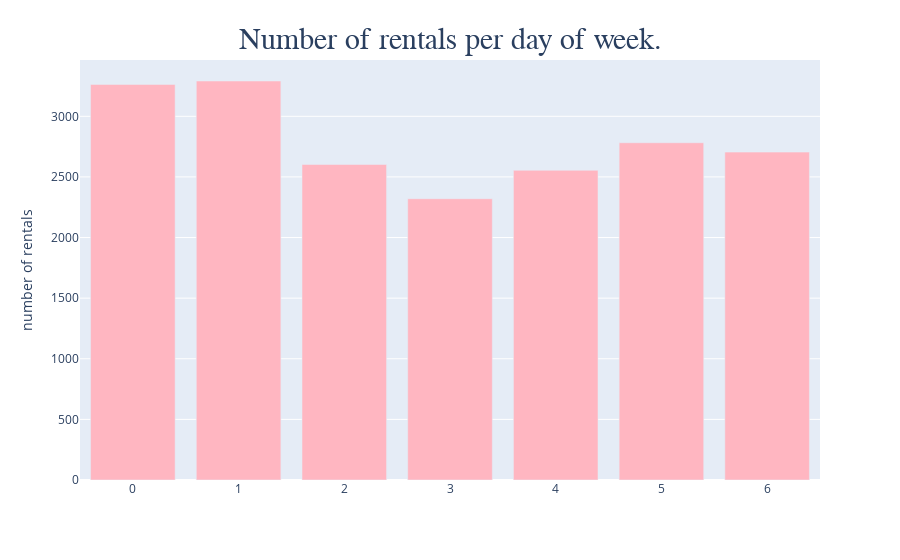

Notebook code for this chart:
### Code cell
fig = px.bar(rent_num_per_day, x=rent_num_per_day.index, y='num_per_day')
fig.update_layout(
    title={
        'text': "Number of rentals per day of week.",
         'font': {
              'family': 'Calibri',
              'size': 30
        },
        'y':0.95,
        'x':0.5,
        'xanchor': 'center',
        'yanchor': 'top'})
fig.update_traces(marker_color='lightpink')
fig.update_yaxes(
    title_text = 'number of rentals',
    )
fig.update_xaxes(
    title_text = None
    )
fig.show()

### Figure 1 — Plotly figure (JSON) as saved in the notebook; plotly's stock layout.template omitted (floating-point values rounded to 4 significant figures)
{"data": [{"alignmentgroup": "True", "hoverlabel": {"namelength": 0}, "hovertemplate": "x=%{x}<br>num_per_day=%{y}", "legendgroup": "", "marker": {"color": "lightpink"}, "name": "", "offsetgroup": "", "orientation": "v", "showlegend": false, "textposition": "auto", "type": "bar", "x": [0, 1, 2, 3, 4, 5, 6], "xaxis": "x", "y": [3263.0, 3291.0, 2603.0, 2320.0, 2555.0, 2782.0, 2705.0], "yaxis": "y"}], "layout": {"barmode": "relative", "legend": {"tracegroupgap": 0}, "margin": {"t": 60}, "title": {"font": {"family": "Calibri", "size": 30}, "text": "Number of rentals per day of week.", "x": 0.5, "xanchor": "center", "y": 0.95, "yanchor": "top"}, "xaxis": {"anchor": "y", "domain": [0, 1], "title": {}}, "yaxis": {"anchor": "x", "domain": [0, 1], "title": {"text": "number of rentals"}}}}
